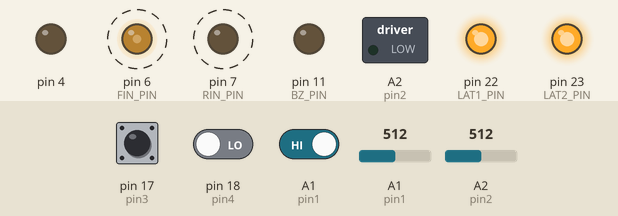
Simulated run of this sketch. Board: Arduino Leonardo, built with avr-gcc and run on an emulated ATmega32U4. Parts: switched loads named in the sketch (green lamp = pin HIGH), output pins drawn as LEDs (lit = HIGH). Dashed ring = blinking. Inputs (shaded band) come from the test bench; at power-on: A1 (pin1) = 512, A1 (pin1) HIGH, pin 17 (pin3) HIGH, pin 18 (pin4) LOW, A2 (pin2) = 512. What the sketch prints to the serial monitor is not drawn.

Above: at 1.2 s.
1.3 s: A1 (pin1) set to 716
4.3 s: A1 (pin1) driven LOW
Timing chart, 0 to 12.0 s (numbered marks = the images above; inputs shaded):
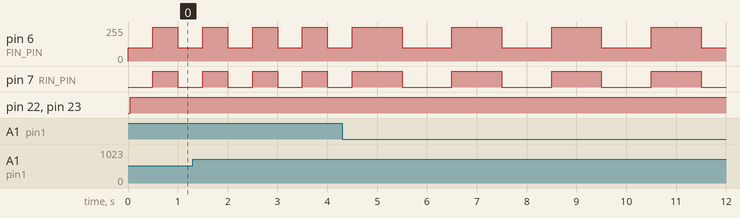

Measured:
- after the input at 4.3 s, pin 6 (FIN_PIN): alternates 255/255 for 1.0 s and 100/255 for 1.0 s, starting after 1.2 s; pin 7 (RIN_PIN): alternates HIGH for 1.0 s and LOW for 1.0 s, starting after 1.2 s
- by itself, pin 6 (FIN_PIN): alternates 255/255 for 0.50 s and 100/255 for 0.50 s
- by itself, pin 7 (RIN_PIN): alternates HIGH for 0.50 s and LOW for 0.50 s

The sketch:

kadai1.ino
```cpp
// 15:24

#define USE_TIMER3
#include "mono_con.h"

const int speed = 100;
const int ledpara[3] = { B001, B100, B010 };
const int ledspeed[3] = { 500, 300, 150 };

int x, y;
int tsw, sw, ph;
int presw, preph;
bool swps = false, phps = false;

int n = 0;
bool tgl = true;
int idx = 0;
int spdidx = 0;
bool dir = true;

word dm, led, seg;

int getdir(int xx, int yy) {
	int dx = xx - 511, dy = yy - 511;
	if ((long)dx * dx + (long)dy * dy < 20000) return -1;
	return (int)((atan2((double)dx, (double)dy) + 2 * PI + PI / 4) / (PI / 2)) % 4;
}

void cw() {
	analogWrite(FIN_PIN, speed);
	digitalWrite(RIN_PIN, LOW);
}

void stop() {
	digitalWrite(FIN_PIN, HIGH);
	digitalWrite(RIN_PIN, HIGH);
}

ISR(TIMER3_COMPA_vect) {
	static word in = 0;
	if (in++ > 5) {
		in = 0;

		x = analogRead(pin2);
		y = analogRead(pin1);
		tsw = digitalRead(pin5);
		sw = digitalRead(pin4);
		ph = digitalRead(pin3);

		if (sw == HIGH && presw == LOW) swps = true;
		if (ph == LOW && preph == HIGH) phps = true;

		presw = sw;
		preph = ph;
	}

	if (dm > 0) dm--;
	if (led > 0) led--;
	if (seg > 0) seg--;
}

void setup() {
	config_init();
	serial_init();

	x = analogRead(pin2);
	y = analogRead(pin1);
	tsw = digitalRead(pin5);
	sw = presw = digitalRead(pin4);
	ph = preph = digitalRead(pin3);

	Serial.begin(9600);
}

void loop() {
	if (swps) {
		swps = false;
		n = 0;
		tgl = true;
		idx = 0;
		spdidx = 0;
		dir = true;
		dm = led = seg = 0;
	}

	if (dm <= 0) {
		if (tsw == LOW) dm = 1000;
		else dm = 500;
		if (tgl) cw();
		else stop();
		tgl = !tgl;
	}

	static int prei = -1;
	int i = getdir(x, y);
	/*	- 0 -
		3 - 1
		- 2 -	*/

	if (prei != i) {
		if (prei == -1) {
			Serial.println(i);
			if (i == 0) {
				if (spdidx < 2) spdidx++;
			} else if (i == 2) {
				if (spdidx > 0) spdidx--;
			}
		}
		prei = i;
	}

	if (led <= 0) {
		led = ledspeed[spdidx];
		lm.led(ledpara[idx]).flush();
		if (++idx > 2) idx = 0;
	}

	if (phps) {
		phps = false;
		dir = !dir;
	}

	if (seg <= 0) {
		seg = 200;
		disp(0x00, num[n]);
		if (dir) {
			if (++n > 9) n = 0;
		} else {
			if (--n < 0) n = 9;
		}
	}
}
```

mono_con.h
```cpp
//===================================================================================================================
//
//  高校生ものづくりコンテスト2026岡山県大会用 ArduinoShield
//
//    出力回路: 百エディケーション製
//    https://hyakuedu.wordpress.com/
//
//    CPU Board: Arduino MEGA 2560 R3
//                                     2026/04/15 OKAKO
//
//===================================================================================================================

#ifndef _MONO_CON_2026_H
#define _MONO_CON_2026_H

//--- Arduino ATmega2560 Input
#define pin1	A1
#define pin2	A2
#define pin3	17  // D1
#define pin4	18  // D2
#define pin5	19  // D3
#define pin6	40  // M1
#define pin7	42  // M2
#define pin8	20  // D4: GND

//--- OKAKO_Shield_CN2
#define BOARD_SW_PIN 26
#define BZ_PIN   11
#define FIN_PIN  6
#define RIN_PIN  7
#define LAT2_PIN 23
#define LAT1_PIN 22
#define SCK_PIN  24
#define SDI_PIN  25

//--- led_stepmotor::spm() の引数用
#define CW		0xFF
#define CCW		0xFE
#define STOP	0xFD

//===================================================================================================================
//  ステッピングモータの励磁パターンを返す関数
//===================================================================================================================
int stepm_init(int n) {
	static const uint8_t tbl[5] = {
		0x9,  // A
		0xc,  // B
		0x6,  // nA
		0x3,  // nB
		0x00  // Stop
	};
	return (n >= 0 && n < 5) ? tbl[n] : 0;
}

//===================================================================================================================
//  フルカラーLEDとステッピングモータの動作制御クラス
//===================================================================================================================
class led_stepmotor {
private:
	uint8_t b8 = 0;
	uint8_t cur_phase = 0;

public:
	// フルカラーLED: 3bit GBR
	led_stepmotor& led(uint8_t gbr) {
		b8 = (b8 & 0x0F) | ((gbr & 0x07) << 4);
		return *this;
	}

	// ステッピングモータ: 励磁フェーズ
	led_stepmotor& spm(uint8_t phase) {
		uint8_t p;
		if (phase == CW) {
			cur_phase = (cur_phase + 3) & 0x03;
			p = cur_phase;
		} else if (phase == CCW) {
			cur_phase = (cur_phase + 1) & 0x03;
			p = cur_phase;
		} else if (phase < 4) {
			cur_phase = phase;
			p = phase;
		} else {
			p = 4;
		}
		b8 = (b8 & 0xF0) | (stepm_init(p) & 0x0F);
		return *this;
	}

	// 更新
	void flush() const {
		digitalWrite(LAT2_PIN, LOW);
		shiftOut(SDI_PIN, SCK_PIN, MSBFIRST, b8);
		digitalWrite(LAT2_PIN, HIGH);
	}
};
led_stepmotor lm;

//===================================================================================================================
//  レジスタ初期設定
//===================================================================================================================
void config_init(void) {
	// 入力
	pinMode(pin1, INPUT);
	pinMode(pin2, INPUT);
	pinMode(pin3, INPUT);
	pinMode(pin4, INPUT);
	pinMode(pin5, INPUT);
	pinMode(pin6, INPUT);
	pinMode(pin7, INPUT);

	// D4=GND
	pinMode(pin8, OUTPUT);
	digitalWrite(pin8, LOW);

	// シールド側
	pinMode(BOARD_SW_PIN, INPUT);
	pinMode(BZ_PIN, OUTPUT);
	pinMode(RIN_PIN, OUTPUT);
	pinMode(FIN_PIN, OUTPUT);
	pinMode(LAT1_PIN, OUTPUT);
	pinMode(LAT2_PIN, OUTPUT);
	pinMode(SCK_PIN, OUTPUT);
	pinMode(SDI_PIN, OUTPUT);

	// 初期状態
	digitalWrite(LAT1_PIN, HIGH);
	digitalWrite(LAT2_PIN, HIGH);
	digitalWrite(SCK_PIN, LOW);
	digitalWrite(SDI_PIN, LOW);

	// Timer4: PWM 31.37kHz
	TCCR4B = (TCCR4B & 0b11111000) | 0x01;

#if defined(USE_TIMER3)
	// Timer3: 1ms割り込み
	TCCR3A = 0;
	TCCR3B = 0x0b;    // CTC, pre=64
	OCR3A = 249;      // 1kHz
	TIMSK3 = 0x02;    // OCIE3A
#endif
}

//===================================================================================================================
//  シリアルデバイスの初期設定関数
//===================================================================================================================
void serial_init(void) {
	// U1, U2
	digitalWrite(LAT1_PIN, LOW);
	shiftOut(SDI_PIN, SCK_PIN, MSBFIRST, 0x00);
	shiftOut(SDI_PIN, SCK_PIN, MSBFIRST, 0x00);
	digitalWrite(LAT1_PIN, HIGH);

	// U3
	digitalWrite(LAT2_PIN, LOW);
	shiftOut(SDI_PIN, SCK_PIN, MSBFIRST, 0x00);
	digitalWrite(LAT2_PIN, HIGH);
}

//===================================================================================================================
//  2桁7セグメントLEDの表示関数
//===================================================================================================================
void disp(char leftPat, char rightPat) {
	digitalWrite(LAT1_PIN, LOW);
	shiftOut(SDI_PIN, SCK_PIN, MSBFIRST, leftPat);
	shiftOut(SDI_PIN, SCK_PIN, MSBFIRST, rightPat);
	digitalWrite(LAT1_PIN, HIGH);
}

//===================================================================================================================
//  7セグメントLED 表示データ (0-9, blank)
//===================================================================================================================
const uint8_t num[11] = {
	0x3f, 0x06, 0x5b, 0x4f, 0x66,  // 0,1,2,3,4
	0x6d, 0x7d, 0x27, 0x7f, 0x6f,  // 5,6,7,8,9
	0x00                           // blank
};

#endif
```
